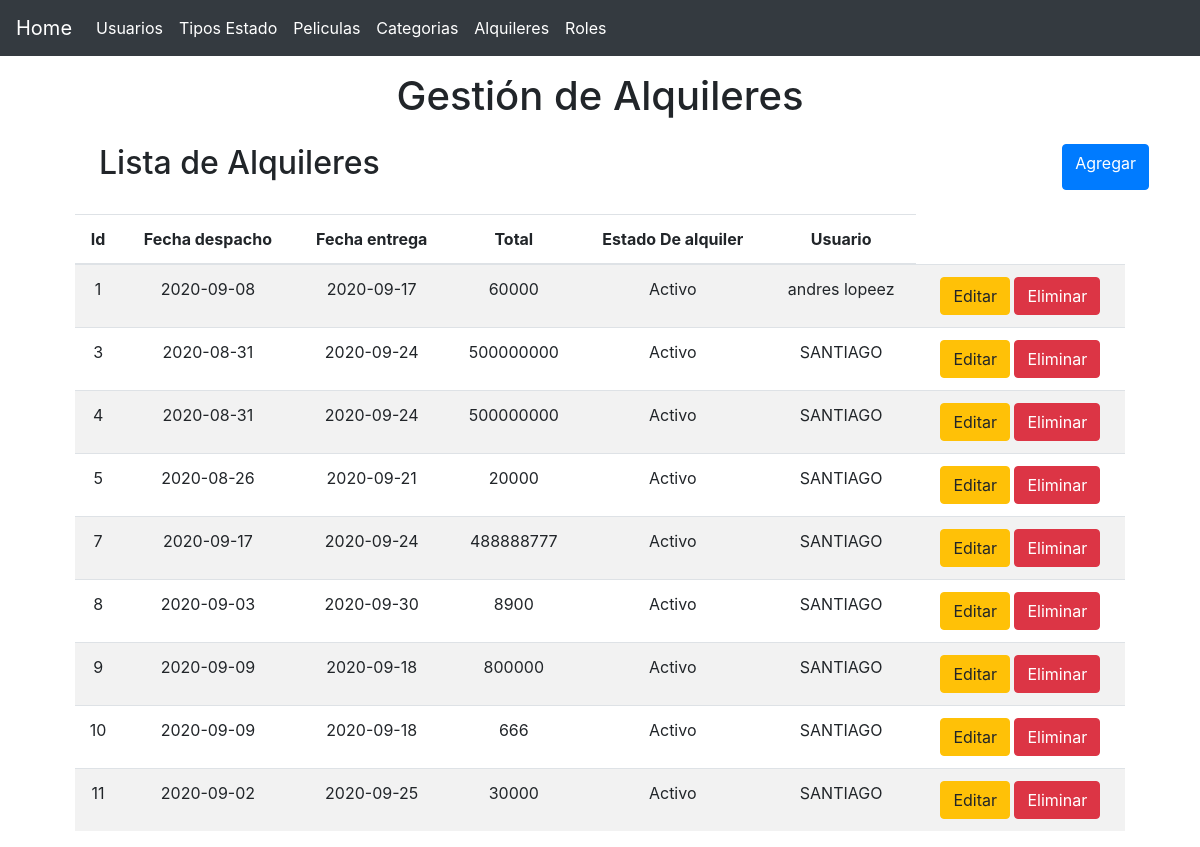
Screenshot of /?controller=rental with the database file from the repository.
### tables this page shows
CREATE TABLE `rentails` (
  `id` int(11) UNSIGNED NOT NULL,
  `star_date` date DEFAULT NULL,
  `end_date` date DEFAULT NULL,
  `total` decimal(10,0) DEFAULT NULL,
  `status_id` int(11) DEFAULT NULL,
  `user_id` int(11) UNSIGNED NOT NULL
);

CREATE TABLE `statuses` (
  `id` int(11) NOT NULL,
  `status` varchar(50) DEFAULT NULL,
  `type_status_id` int(11) DEFAULT NULL
);

CREATE TABLE `users` (
  `id` int(11) UNSIGNED NOT NULL,
  `name` varchar(255) DEFAULT NULL,
  `email` varchar(255) DEFAULT NULL,
  `password` varchar(50) DEFAULT NULL,
  `status_id` int(11) DEFAULT NULL,
  `role_id` int(11) DEFAULT NULL
);

### controllers/RentalController.php (called while the page is built, shortened)
<?php
require 'models/Rental.php';
class RentalController
{
    private $rental;
    public function __construct()
    {
        try{
        $this->rental = new Rental;
      }catch(PDOException $e){
        die($e->getMessage());
     }
    }
    public function index()
    {
    	$rentails = $this->rental->getAll();
    	require 'views/layout.php';
    	require 'views/rentails/list.php';
    }
}

### models/Rental.php (called while the page is built, shortened)
<?php
class Rental
{
	private $pdo;
    public function __construct()
    {
    	try {
    		$this->pdo = new Database;
	    } catch (PDOException $e) {
	    	die($e->getMessage());
	    }
    }
    public function getAll()
    {
    	try {
            $strSql = "SELECT r.*, s.status as status, u.name as name FROM rentails r INNER JOIN statuses s ON s.id = r.status_id INNER JOIN users u ON u.id = r.user_id";
    		$query = $this->pdo->select($strSql);
    		return $query;
	    } catch (PDOException $e) {
	    	die($e->getMessage());
	    }
    }
}

### providers/Database.php (called while the page is built, shortened)
<?php
class Database extends PDO
{
    public function select($strSql, $arrayData = array(), $fetchMode = PDO::FETCH_OBJ)
    {
    	$query = $this->prepare($strSql);
    	if( !$query->execute() ) {
    		echo "Error, la consulta no se realizó";
    	} else {
    		return $query->fetchAll($fetchMode);
    	}
    }
}

### views/rentails/list.php (the view)
<main class="container">
	<section class="col-md-12 text-center">
		<div class="mt-3">
			<h1>Gestión de Alquileres</h1>
		</div>
		<div class="col-md-12 m-4 d-flex justify-content-between">
			<h2>Lista de Alquileres</h2>
			<a href="?controller=rental&method=add" class="btn btn-primary">Agregar</a>
		</div>
		<section class="col-md-12 flex-nowrap table-responsive">
			<table class="table table-striped table-hover">
				<thead>
					<tr>
						<th>Id</th>
						<th>Fecha despacho</th>
						<th>Fecha entrega</th>
						<th>Total</th>
						<th>Estado De alquiler</th>
						<th>Usuario</th>
					</tr>
				</thead>
				<tbody>
					<?php foreach($rentails as $rental): ?>
						<tr>
							<td><?php echo $rental->id ?></td>
							<td><?php echo $rental->star_date ?></td>
							<td><?php echo $rental->end_date ?></td>
							<td><?php echo $rental->total ?></td>
							<td><?php echo $rental->status ?></td>
							<td><?php echo $rental->name ?></td>
							<td>
								<a href="?controller=rental&method=edit&id=<?php echo $rental->id?>" class="btn btn-warning" title="Editar Alquiler">Editar</a>
								<a href="?controller=rental&method=delete&id=<?php echo $rental->id?>" class="btn btn-danger" title="Eliminar Alquiler">Eliminar</a>
							</td>
						</tr>
					<?php endforeach ?>
				</tbody>
			</table>
		</section>
	</section>
</main>

### rows the page displays
rentails: id "1", star_date "2020-09-08", end_date "2020-09-17", total "60000", status.status "Activo", user.name "andres lopeez"
rentails: id "3", star_date "2020-08-31", end_date "2020-09-24", total "500000000", status.status "Activo", user.name "SANTIAGO"
rentails: id "4", star_date "2020-08-31", end_date "2020-09-24", total "500000000", status.status "Activo", user.name "SANTIAGO"
rentails: id "5", star_date "2020-08-26", end_date "2020-09-21", total "20000", status.status "Activo", user.name "SANTIAGO"
rentails: id "7", star_date "2020-09-17", end_date "2020-09-24", total "488888777", status.status "Activo", user.name "SANTIAGO"
rentails: id "8", star_date "2020-09-03", end_date "2020-09-30", total "8900", status.status "Activo", user.name "SANTIAGO"
rentails: id "9", star_date "2020-09-09", end_date "2020-09-18", total "800000", status.status "Activo", user.name "SANTIAGO"
rentails: id "10", star_date "2020-09-09", end_date "2020-09-18", total "666", status.status "Activo", user.name "SANTIAGO"
rentails: id "11", star_date "2020-09-02", end_date "2020-09-25", total "30000", status.status "Activo", user.name "SANTIAGO"
